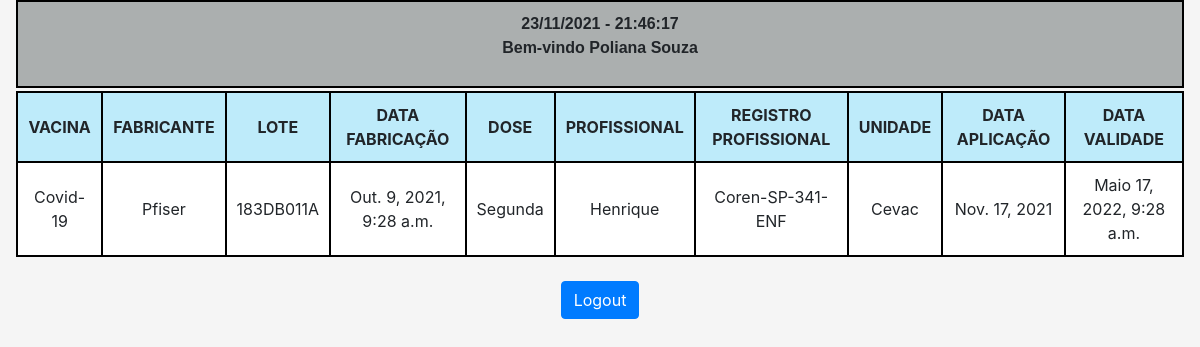
The page /vacina/ (signed in) on the database its author committed.
### vacina/models.py (models this page shows)
class Vacina(models.Model):
    user = models.ForeignKey(User, on_delete=models.CASCADE)
    vacina = models.CharField(verbose_name='Vacina',
                              max_length=100, default="Vacina")
    fabricante = models.CharField(
        verbose_name='Fabricante', max_length=100, default="Fabricante")
    lote = models.CharField(verbose_name='lote',
                            max_length=100, default="lote")
    dose = models.CharField(verbose_name='Dose',
                            max_length=100, default="Dose")
    prof = models.CharField(verbose_name='Profissional',
                            max_length=100, default="Profissional")
    reg_profissional = models.CharField(
        verbose_name='Reg Profissional', max_length=100, default="Reg Profissional")
    unidade = models.CharField(
        verbose_name='Unidade', max_length=100, default="Unidade")
    data_aplicacao = models.DateField(
        verbose_name='Data Aplicação', auto_now=True)
    data_fabricacao = models.DateTimeField(
        verbose_name='Data Fabricação', default=datetime.now)
    data_validade = models.DateTimeField(
        verbose_name='Data Validade', max_length=100, default=datetime.now)

### vacina/views.py (the view, shortened to what this page needs)
# urls.py: path('vacina/', VacinaView.as_view(template_name="vacina.html")),
class VacinaView(View):
    template_name = 'vacina.html'
    def get(self, request):
        now = datetime.now().strftime("%d/%m/%Y - %H:%M:%S")
        if request.user.is_authenticated:
            user = User.objects.get(username=self.request.user)
            vac = Vacina.objects.all().filter(user=user)
            return render(request, self.template_name, {
                'vacina': vac,
                'date': now
            })
        else:
            return render(request, 'not_permission.html')

### template/vacina.html (shortened to what this page needs)
{% extends 'base/base.html' %}
{% load static %}
{% block content %}
<div class="container-fluid;">
    <div class="cx1 container-fluid;">
        <p>
            {{ date }}<br>
            Bem-vindo {{ user.first_name }} {{ user.last_name }}
        </p>
    </div>
    <div class="tb3 container-fluid;">
        <table class="tb1">
            <thead>
                <tr>
                    <th>VACINA</th>
                    <th>FABRICANTE</th>
                    <th>LOTE</th>
                    <th>DATA FABRICAÇÃO</th>
                    <th>DOSE</th>
                    <th>PROFISSIONAL</th>
                    <th>REGISTRO PROFISSIONAL</th>
                    <th>UNIDADE</th>
                    <th>DATA APLICAÇÃO</th>
                    <th>DATA VALIDADE</th>
                </tr>
            </thead>
            <tbody>
                {% for item in vacina %}
                <tr>
                    <td>{{ item.vacina }}</td>
                    <td>{{ item.fabricante }}</td>
                    <td>{{ item.lote }}</td>
                    <td>{{ item.data_fabricacao }}</td>
                    <td>{{ item.dose }}</td>
                    <td>{{ item.prof }}</td>
                    <td>{{ item.reg_profissional }}</td>
                    <td>{{ item.unidade }}</td>
                    <td>{{ item.data_aplicacao }}</td>
                    <td>{{ item.data_validade }}</td>
                </tr>
                {% endfor %}
            </tbody>
        </table>
        <br />
    </div>
    <div class="row d-flex justify-content-center">
        <a class="btn btn-primary" href="{% url 'logout' %} ">Logout</a>
    </div>
</div>
{% endblock %}

### static/assets/css/style.css (style rules this page uses)
body { background-color: rgb(245, 245, 245); margin: auto; }
.tb3 tr, .tb3 th, .tb3 td { padding: 10px; text-align: center; border: 2px solid black; }
.tb1 { table-layout: auto; background-color: rgb(190, 235, 250); width: 100%; }
.tb1 tbody td { background:#fff; }
.cx1 { text-align: center; font-family: Arial, Verdana; background-color: rgb(171, 175, 175); padding: 10px; border: 2px solid black; margin-bottom: 3px; font-weight: bold; }

### rows shown on the page
Vacina: vacina "Covid-19", fabricante "Pfiser", lote "183DB011A", data_fabricacao "Out. 9, 2021, 9:28 a.m.", dose "Segunda", prof "Henrique", reg_profissional "Coren-SP-341-ENF", unidade "Cevac", data_aplicacao "Nov. 17, 2021", data_validade "Maio 17, 2022, 9:28 a.m."

### other values the page prints
{{ user.first_name }} "Poliana"
{{ user.last_name }} "Souza"
